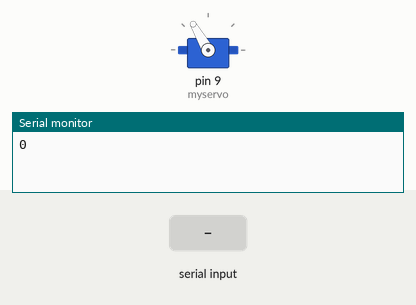
Recording of a sketch running on a simulated Arduino Uno, built with avr-gcc and run on an emulated ATmega328P. Parts: servo, the last lines printed to the serial monitor. The inputs (shaded band) are chosen by the test bench.

Above: at 1.2 s.
1.3 s: "close" received over Serial
At 3.5 s:
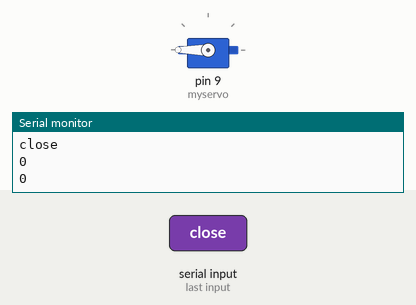
3.8 s: "90,45,200\n" received over Serial
At 5.6 s:
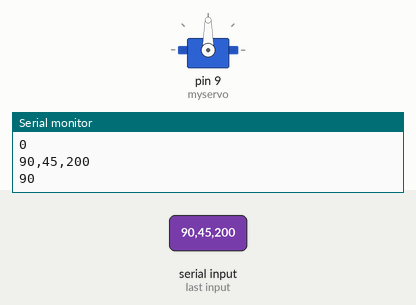
6.3 s: "30,150\n" received over Serial
At 8.5 s:
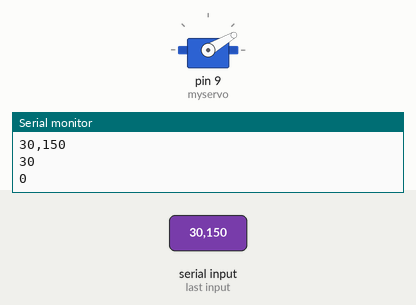
8.8 s: "5\n" received over Serial
At 10.3 s:
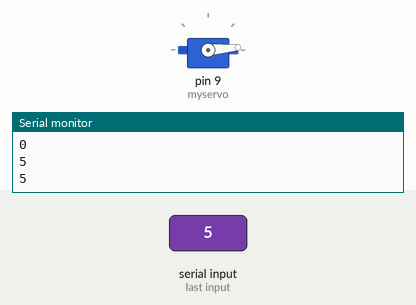
11.3 s: "30,150,10\n" received over Serial
At 12.6 s:
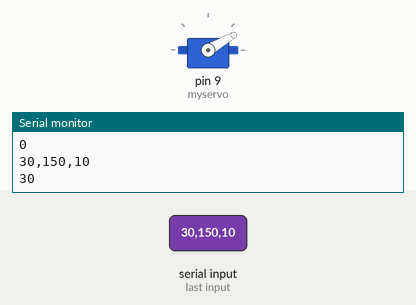
13.8 s: "90,45\n" received over Serial
At 15.5 s:
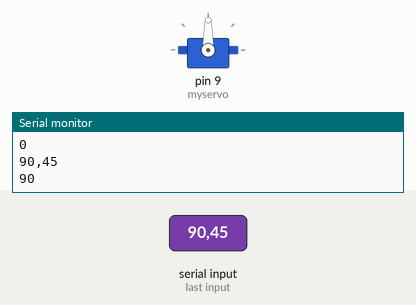
Timing chart, 0 to 17.0 s (numbered marks = the images above; inputs shaded):
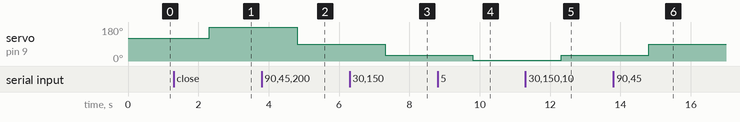

Measured:
- after the input at 1.3 s, servo on pin 9 (myservo): 120° → 180° after 1.0 s
- after the input at 3.8 s, servo on pin 9 (myservo): 180° → 90° after 1.0 s
- after the input at 6.3 s, servo on pin 9 (myservo): 90° → 30° after 1.0 s
- after the input at 8.8 s, servo on pin 9 (myservo): 30° → 5° after 1.0 s
- after the input at 11.3 s, servo on pin 9 (myservo): 5° → 30° after 1.0 s
- after the input at 13.8 s, servo on pin 9 (myservo): 30° → 90° after 1.0 s

The sketch:

gripper_code.ino
```cpp
/*

Dec 1 2017

 Code designed for use with the Standard Gripper Kit B with an HS-422 Actuator.
 Take care to adjust the open/close settings for each setup

 Serial inputs include "open", "close", and actuator angles

 Black - Grnd
 Yellow - Signal
 Red = Power

*/

#include <Servo.h>
#include <ctype.h>

Servo myservo;   // create servo object to control a servo
int del = 10;    // Delay between accepting new commands (ms)
int open = 120;  // Actuator angle defined as "open"
int close = 180; // Actuator angle defined as "closed"


void setup() {
  myservo.attach(9);  // attaches the servo on pin 9 to the servo object
  Serial.begin(9600);
}

void opengrip() {
  myservo.write(120);
}
void closegrip() {
  myservo.write(180);
}
int setgrip(int val) {
  myservo.write(val);
  return val;
}

void loop() {

    String state = "open";
    opengrip();
    while(true)  {
      String sd = Serial.readString();
      Serial.println(sd);
      if(sd == "close") {
        closegrip();
      }
      if(sd == "open") {
        opengrip();
      }
      Serial.println(sd.toInt());
      if(sd.toInt() != 0) {
        setgrip(sd.toInt());
      }
      delay(del);
    }


}

////180 closes hard
//closegrip();
//delay(1000);
//opengrip();
//delay(1000);
```
